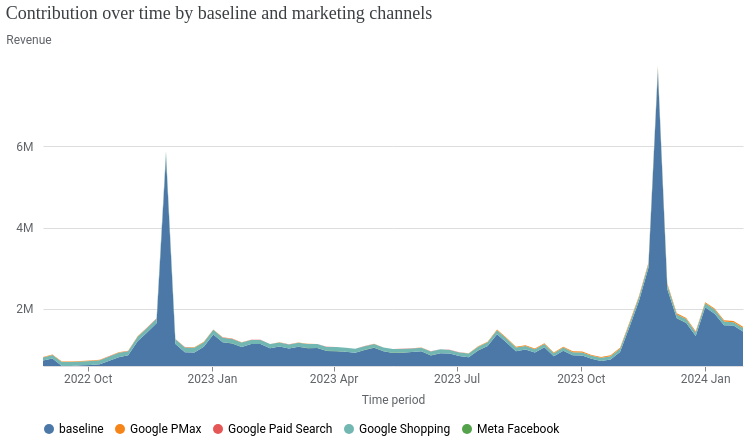

The notebook cell this image was saved under:
### Code cell
media_summary.plot_channel_contribution_area_chart()

### Figure 1 — Vega-Lite specification as saved in the notebook (floating-point values rounded to 4 significant figures; data arrays with more than 128 entries replaced by an {"elided": "..."} marker saying what was removed)
{"config": {"view": {"continuousWidth": 300, "continuousHeight": 300, "strokeOpacity": 0}, "axis": {"labelColor": "#5F6368", "labelFont": "Roboto", "labelFontSize": 12, "titleColor": "#5F6368", "titleFont": "Roboto", "titleFontSize": 12, "titleFontWeight": "normal", "titlePadding": 10}}, "data": {"name": "data-51b9a0bb50f0b63d91e9baed36f7edb3"}, "mark": {"type": "area"}, "encoding": {"color": {"field": "channel", "legend": {"labelFont": "Roboto", "labelFontSize": 12, "orient": "bottom", "title": null}, "scale": {"domain": ["baseline", "Google PMax", "Google Paid Search", "Google Shopping", "Meta Facebook"]}, "sort": ["baseline", "Google PMax", "Google Paid Search", "Google Shopping", "Meta Facebook"], "type": "nominal"}, "order": {"field": "sort_channel", "sort": "descending", "type": "nominal"}, "tooltip": [{"field": "time", "format": "%Y-%m-%d", "type": "temporal"}, {"field": "channel", "type": "nominal"}, {"field": "incremental_outcome", "format": ",.2f", "type": "quantitative"}], "x": {"axis": {"domainColor": "#DADCE0", "format": "%Y %b", "grid": false, "tickCount": 8}, "field": "time", "title": "Time period", "type": "temporal"}, "y": {"axis": {"domain": false, "labelExpr": "replace(format(datum.value, '.3~s'), 'G', 'B')", "labelPadding": 10, "tickCount": 5, "ticks": false, "titleAlign": "left", "titleAngle": 0, "titleY": -20}, "field": "incremental_outcome", "scale": {"clamp": true, "domainMin": 597200.0}, "title": "Revenue", "type": "quantitative"}}, "title": {"text": "Contribution over time by baseline and marketing channels", "anchor": "start", "color": "#3C4043", "font": "Google Sans Display", "fontSize": 18, "fontWeight": "normal", "offset": 10}, "transform": [{"calculate": "indexof(['Google PMax', 'Google Paid Search', 'Google Shopping', 'Meta Facebook', 'baseline'], datum.channel)", "as": "sort_channel"}], "width": 700, "$schema": "https://vega.github.io/schema/vega-lite/v6.4.1.json", "datasets": {"data-51b9a0bb50f0b63d91e9baed36f7edb3": {"elided": "375 records"}}}
